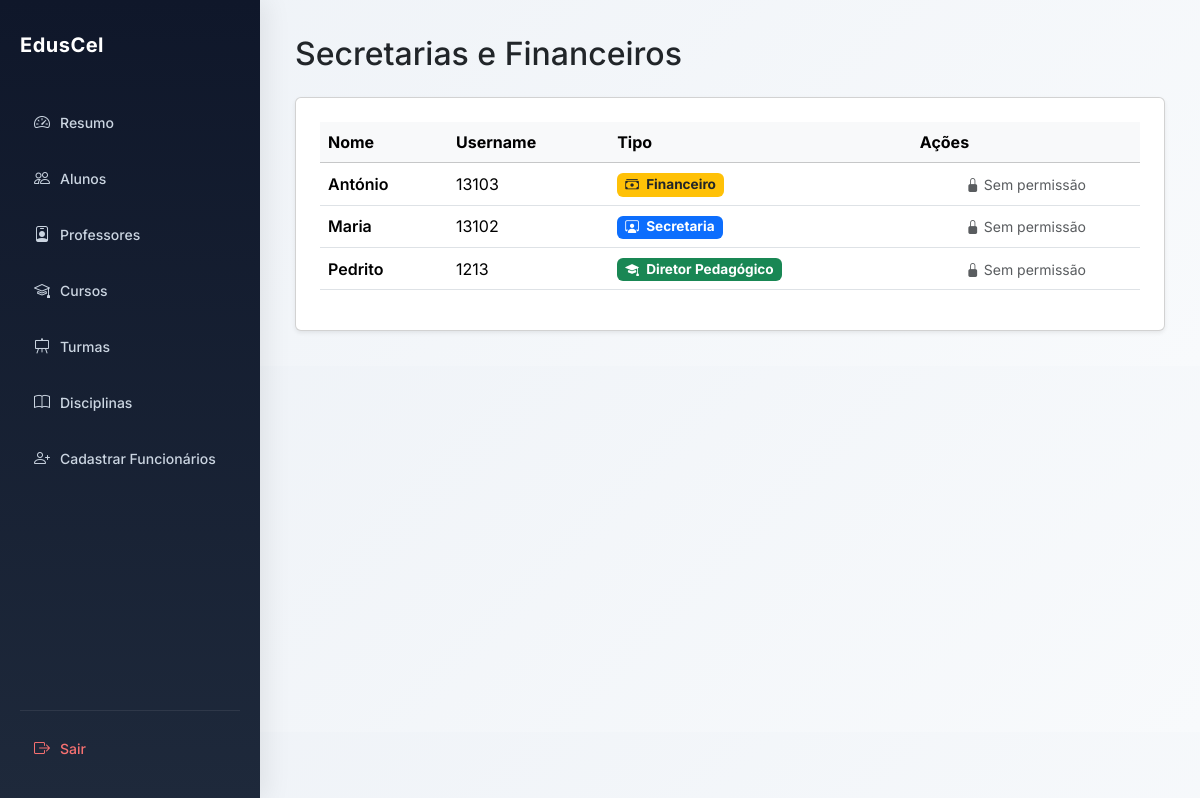
The app's page /secretarias/ (signed in) with its own data.
### users/models.py (models this page shows, shortened)
class User(AbstractUser):
    ROLE_CHOICES = (
        ("SUPERADMIN", "Super Admin"),
        ("DIRETOR", "Diretor"),
        ("DIRETOR_PEDAGOGICO", "Diretor Pedagógico"),
        ("PROFESSOR", "Professor"),
        ("ALUNO", "Aluno"),
        ("FINANCEIRO", "Financeiro"),
        ("SECRETARIA", "Secretaria"),
    )
    role = models.CharField(
        max_length=25,
        choices=ROLE_CHOICES,
        default="ALUNO",
        verbose_name="Perfil"
    )
    ativo = models.BooleanField(
        default=True,
        verbose_name="Ativo"
    )
    escola = models.ForeignKey(
        "academic.Escola",
        on_delete=models.CASCADE,
        null=True,
        blank=True,
        related_name="usuarios",
        verbose_name="Escola"
    )
    telefone = models.CharField(
        max_length=20,
        unique=True,
        null=True,
        blank=True,
        verbose_name="Telefone"
    )
    telefone_verificado = models.BooleanField(
        default=False,
        verbose_name="Telefone Verificado"
    )
    email_verificado = models.BooleanField(
        default=False,
        verbose_name="Email Verificado"
    )
    criado_em = models.DateTimeField(
        auto_now_add=True,
        verbose_name="Criado em"
    )
    tentativas_login = models.PositiveIntegerField(
        default=0
    )
    bloqueado_ate = models.DateTimeField(
        null=True,
        blank=True
    )
    otp_codigo = models.CharField(
        max_length=128,
        null=True,
        blank=True,
        verbose_name="OTP"
    )
    otp_expira_em = models.DateTimeField(
        null=True,
        blank=True,
        verbose_name="Expira em"
    )
    otp_tentativas = models.PositiveIntegerField(
        default=0,
        verbose_name="Tentativas OTP"
    )
    ultimo_envio_otp = models.DateTimeField(
        null=True,
        blank=True,
        verbose_name="Último envio OTP"
    )
    objects = UserManager()

### core/views.py (the view)
# urls.py: path('secretarias/', views.lista_secretarias, name='lista_secretarias'),
@login_required
def lista_secretarias(request):
    if request.user.role == "SUPERADMIN":
        secretarias = User.objects.filter(
            role__in=[
                "DIRETOR_PEDAGOGICO",
                "SECRETARIA",
                "FINANCEIRO",
            ]
        ).order_by("first_name", "last_name")
    else:
        secretarias = User.objects.filter(
            escola=request.user.escola,
            role__in=[
                "DIRETOR_PEDAGOGICO",
                "SECRETARIA",
                "FINANCEIRO",
            ]
        ).order_by("first_name", "last_name")
    return render(
        request,
        "lista_secretarias.html",
        {
            "secretarias": secretarias,
        },
    )

### core/templates/lista_secretarias.html (shortened to what this page needs)
{% extends "base.html" %}
{% block content %}
<h2 class="mb-4">Secretarias e Financeiros</h2>
<div class="card shadow-sm p-4">
    <div class="table-responsive">
        <table class="table table-hover align-middle">
            <thead class="table-light">
                <tr>
                    <th>Nome</th>
                    <th>Username</th>
                    <th>Tipo</th>
                    <th>Ações</th>
                </tr>
            </thead>
            <tbody>
                {% for user in secretarias %}
                <tr>
                    <td class="fw-semibold">
                        {{ user.get_full_name|default:user.username }}
                    </td>
                    <td>
                        {{ user.username }}
                    </td>
                    <td>
                        {% if user.role == "DIRETOR_PEDAGOGICO" %}
                            <span class="badge bg-success">
                                <i class="bi bi-mortarboard-fill me-1"></i>
                                Diretor Pedagógico
                            </span>
                        {% elif user.role == "SECRETARIA" %}
                            <span class="badge bg-primary">
                                <i class="bi bi-person-workspace me-1"></i>
                                Secretaria
                            </span>
                        {% elif user.role == "FINANCEIRO" %}
                            <span class="badge bg-warning text-dark">
                                <i class="bi bi-cash-stack me-1"></i>
                                Financeiro
                            </span>
                        {% elif user.role == "DIRETOR" %}
                            <span class="badge bg-danger">
                                <i class="bi bi-person-badge-fill me-1"></i>
                                Diretor
                            </span>
                        {% elif user.role == "SUPERADMIN" %}
                            <span class="badge bg-dark">
                                <i class="bi bi-shield-lock-fill me-1"></i>
                                Super Administrador
                            </span>
                        {% else %}
                            <span class="badge bg-secondary">
                                {{ user.get_role_display }}
                            </span>
                        {% endif %}
                    </td>
                    <td class="text-center">
                        {% if request.user.role == "DIRETOR" %}
                            <form method="POST"
                                  action="{% url 'eliminar_secretaria' user.id %}"
                                  class="d-inline">
                                {% csrf_token %}
                                <button
                                    type="submit"
                                    class="btn btn-outline-danger btn-sm"
                                    onclick="return confirm('Tem certeza que deseja eliminar {{ user.get_full_name|default:user.username }}?');">
                                    <i class="bi bi-trash"></i>
                                    Eliminar
                                </button>
                            </form>
                        {% else %}
                            <span class="text-muted small">
                                <i class="bi bi-lock-fill"></i>
                                Sem permissão
                            </span>
                        {% endif %}
                    </td>
                </tr>
                {% endfor %}
            </tbody>
        </table>
    </div>
</div>
{% endblock %}

### core/templates/base.html (style rules this page uses)
body { margin: 0; font-family: 'Inter', sans-serif; background: linear-gradient(135deg, #eef2f7, #f8fafc); }

### core/templates/lista_secretarias.html (style rules this page uses)
.badge { font-size: 0.85rem; padding: 0.35em 0.6em; }

### records on screen
User: get_full_name "António", username "13103", role "FINANCEIRO" (drawn)
User: get_full_name "Maria", username "13102", role "SECRETARIA" (drawn)
User: get_full_name "Pedrito", username "1213", shows "Diretor Pedagógico"
